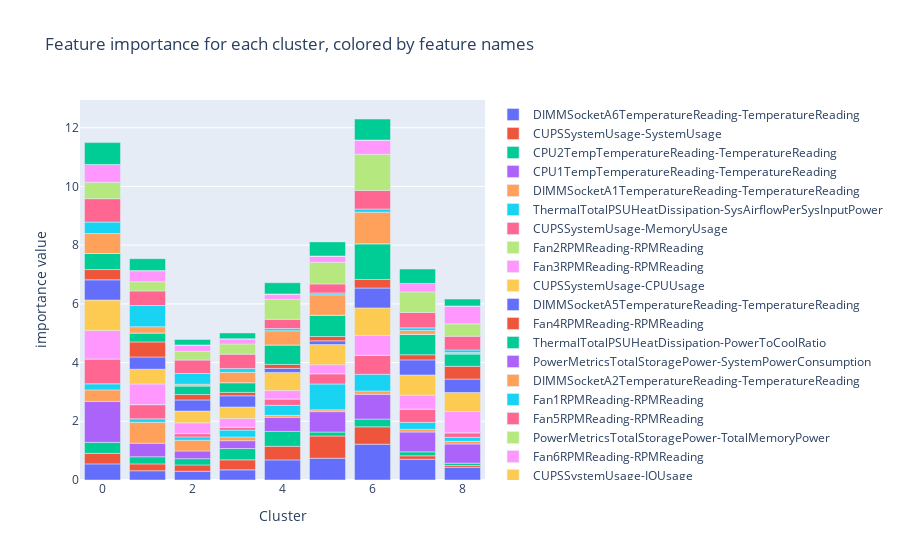

Notebook code cell kept with this figure:
### Code cell
import plotly.graph_objects as go

x = list(range(len_cluster))

fig = go.Figure()
for i in range(shap_importance.shape[0]):
    fig.add_trace(go.Bar(x=x, y=shap_importance.iloc[i, 1:], name=shap_importance.iloc[i, 0]))


fig.update_layout(barmode='relative', title_text='Feature importance for each cluster, colored by feature names',   
        yaxis=dict(
        title='importance value',
    ),   xaxis=dict(
        title='Cluster',
    ))
fig.show()

### Figure 1 — Plotly figure (JSON) as saved in the notebook; plotly's stock layout.template omitted (floating-point values rounded to 4 significant figures)
{"data": [{"name": "DIMMSocketA6TemperatureReading-TemperatureReading", "type": "bar", "x": [0, 1, 2, 3, 4, 5, 6, 7, 8], "y": [0.5492, 0.3153, 0.2975, 0.3452, 0.6844, 0.7418, 1.22, 0.705, 0.4295]}, {"name": "CUPSSystemUsage-SystemUsage", "type": "bar", "x": [0, 1, 2, 3, 4, 5, 6, 7, 8], "y": [0.3581, 0.233, 0.2162, 0.3409, 0.4643, 0.757, 0.5916, 0.1194, 0.062]}, {"name": "CPU2TempTemperatureReading-TemperatureReading", "type": "bar", "x": [0, 1, 2, 3, 4, 5, 6, 7, 8], "y": [0.3746, 0.2435, 0.2142, 0.3857, 0.5057, 0.1338, 0.2623, 0.1354, 0.08238]}, {"name": "CPU1TempTemperatureReading-TemperatureReading", "type": "bar", "x": [0, 1, 2, 3, 4, 5, 6, 7, 8], "y": [1.394, 0.461, 0.261, 0.2671, 0.4805, 0.6959, 0.8443, 0.6749, 0.6526]}, {"name": "DIMMSocketA1TemperatureReading-TemperatureReading", "type": "bar", "x": [0, 1, 2, 3, 4, 5, 6, 7, 8], "y": [0.394, 0.7132, 0.3654, 0.126, 0.06657, 0.06153, 0.1139, 0.08838, 0.08937]}, {"name": "ThermalTotalPSUHeatDissipation-SysAirflowPerSysInputPower", "type": "bar", "x": [0, 1, 2, 3, 4, 5, 6, 7, 8], "y": [0.206, 0.1166, 0.1145, 0.2342, 0.3428, 0.8795, 0.5688, 0.2416, 0.139]}, {"name": "CUPSSystemUsage-MemoryUsage", "type": "bar", "x": [0, 1, 2, 3, 4, 5, 6, 7, 8], "y": [0.8485, 0.4852, 0.1126, 0.1017, 0.2174, 0.3517, 0.6508, 0.4504, 0.1536]}, {"name": "Fan2RPMReading-RPMReading", "type": "bar", "x": [0, 1, 2, 3, 4, 5, 6, 7, 8], "y": [0, 0, 0, 0, 0, 0, 0, 0, 0]}, {"name": "Fan3RPMReading-RPMReading", "type": "bar", "x": [0, 1, 2, 3, 4, 5, 6, 7, 8], "y": [0.9716, 0.7026, 0.3651, 0.2906, 0.2837, 0.3065, 0.6755, 0.4751, 0.7239]}, {"name": "CUPSSystemUsage-CPUUsage", "type": "bar", "x": [0, 1, 2, 3, 4, 5, 6, 7, 8], "y": [1.034, 0.5034, 0.4021, 0.3961, 0.62, 0.6882, 0.9359, 0.6874, 0.6489]}, {"name": "DIMMSocketA5TemperatureReading-TemperatureReading", "type": "bar", "x": [0, 1, 2, 3, 4, 5, 6, 7, 8], "y": [0.6888, 0.4164, 0.3785, 0.3811, 0.1371, 0.1241, 0.6763, 0.514, 0.4559]}, {"name": "Fan4RPMReading-RPMReading", "type": "bar", "x": [0, 1, 2, 3, 4, 5, 6, 7, 8], "y": [0.3495, 0.5133, 0.1841, 0.1146, 0.1347, 0.1475, 0.2912, 0.1739, 0.4343]}, {"name": "ThermalTotalPSUHeatDissipation-PowerToCoolRatio", "type": "bar", "x": [0, 1, 2, 3, 4, 5, 6, 7, 8], "y": [0.5471, 0.306, 0.2958, 0.3322, 0.6638, 0.7254, 1.218, 0.6968, 0.4254]}, {"name": "PowerMetricsTotalStoragePower-SystemPowerConsumption", "type": "bar", "x": [0, 1, 2, 3, 4, 5, 6, 7, 8], "y": [0, 0, 0, 0, 0, 0, 0, 0, 0]}, {"name": "DIMMSocketA2TemperatureReading-TemperatureReading", "type": "bar", "x": [0, 1, 2, 3, 4, 5, 6, 7, 8], "y": [0.6792, 0.2117, 0.05511, 0.3519, 0.483, 0.697, 1.072, 0.1304, 0.04253]}, {"name": "Fan1RPMReading-RPMReading", "type": "bar", "x": [0, 1, 2, 3, 4, 5, 6, 7, 8], "y": [0.3914, 0.7211, 0.3669, 0.1279, 0.07443, 0.06186, 0.1104, 0.08963, 0.09012]}, {"name": "Fan5RPMReading-RPMReading", "type": "bar", "x": [0, 1, 2, 3, 4, 5, 6, 7, 8], "y": [0.7968, 0.4982, 0.4559, 0.4923, 0.314, 0.3059, 0.6341, 0.5245, 0.467]}, {"name": "PowerMetricsTotalStoragePower-TotalMemoryPower", "type": "bar", "x": [0, 1, 2, 3, 4, 5, 6, 7, 8], "y": [0.5577, 0.3136, 0.3007, 0.3459, 0.679, 0.7374, 1.228, 0.699, 0.4235]}, {"name": "Fan6RPMReading-RPMReading", "type": "bar", "x": [0, 1, 2, 3, 4, 5, 6, 7, 8], "y": [0.6088, 0.3788, 0.2144, 0.1789, 0.186, 0.2149, 0.4886, 0.2911, 0.6086]}, {"name": "CUPSSystemUsage-IOUsage", "type": "bar", "x": [0, 1, 2, 3, 4, 5, 6, 7, 8], "y": [0, 0, 0, 0, 0, 0, 0, 0, 0]}, {"name": "DIMMSocketA3TemperatureReading-TemperatureReading", "type": "bar", "x": [0, 1, 2, 3, 4, 5, 6, 7, 8], "y": [0, 0, 0, 0, 0, 0, 0, 0, 0]}, {"name": "DIMMSocketA4TemperatureReading-TemperatureReading", "type": "bar", "x": [0, 1, 2, 3, 4, 5, 6, 7, 8], "y": [0, 0, 0, 0, 0, 0, 0, 0, 0]}, {"name": "PowerMetricsTotalStoragePower-TotalCPUPower", "type": "bar", "x": [0, 1, 2, 3, 4, 5, 6, 7, 8], "y": [0.7431, 0.4065, 0.1876, 0.1957, 0.3821, 0.4809, 0.7149, 0.4908, 0.2338]}], "layout": {"barmode": "relative", "title": {"text": "Feature importance for each cluster, colored by feature names"}, "xaxis": {"title": {"text": "Cluster"}}, "yaxis": {"title": {"text": "importance value"}}}}
